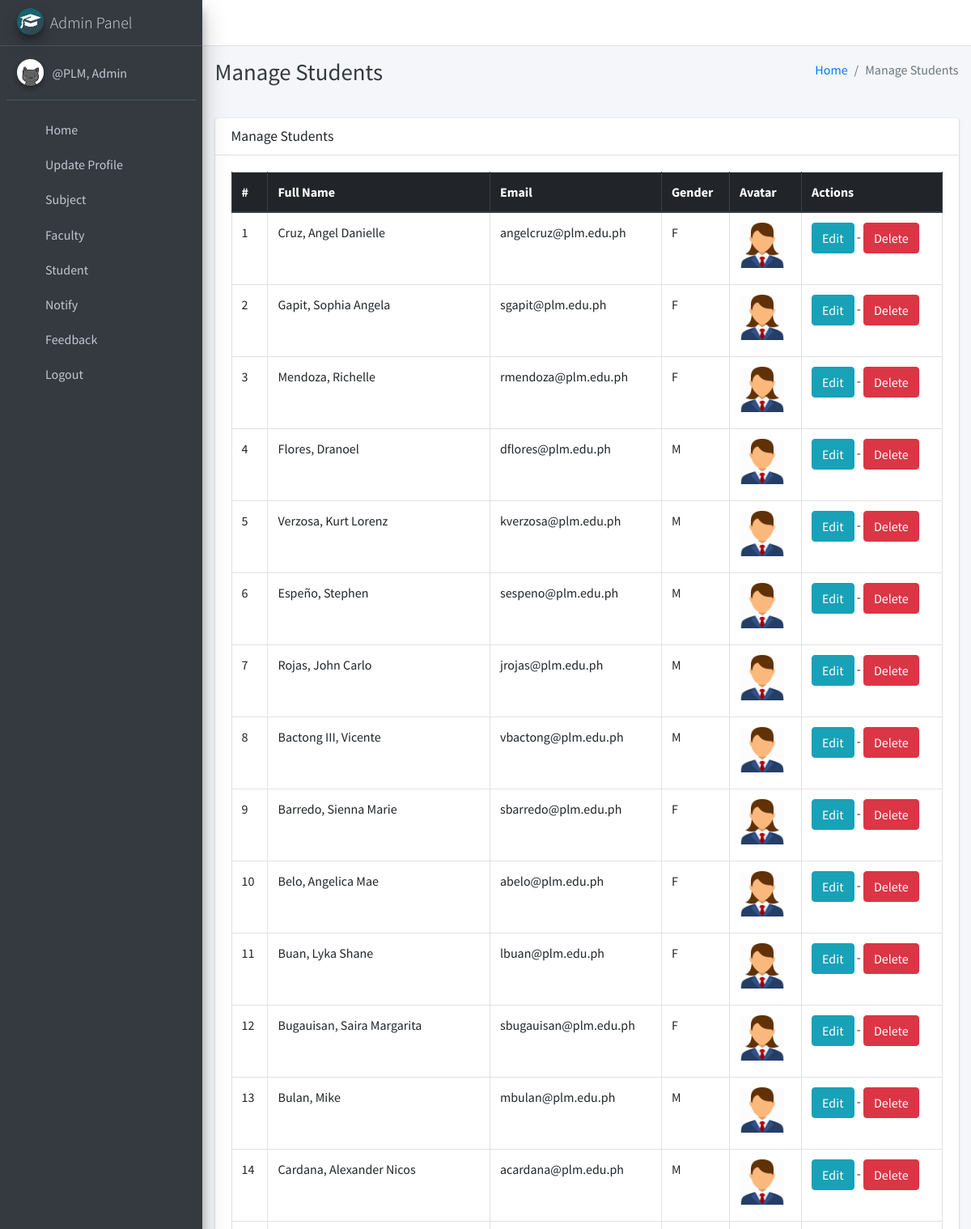
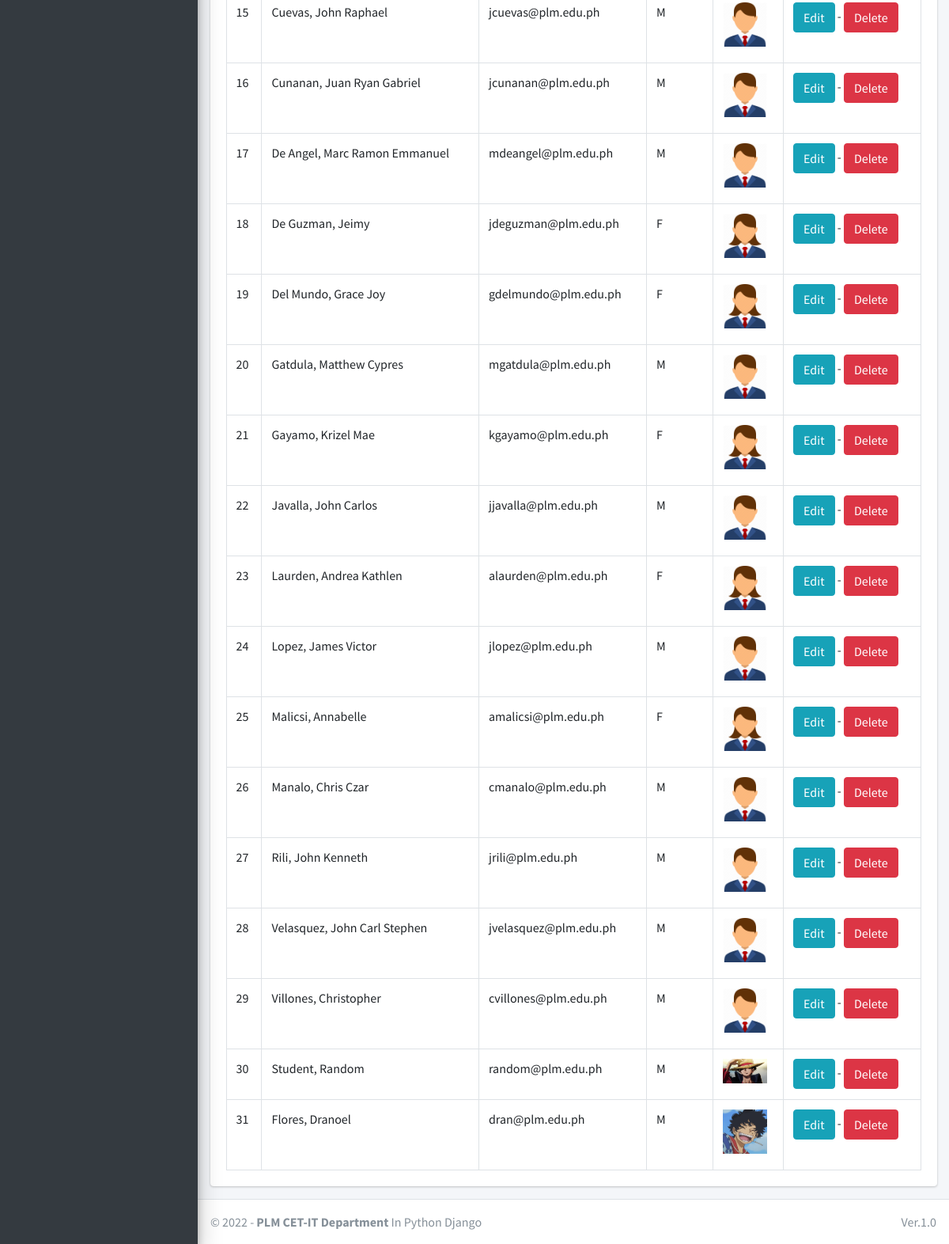
Page /student/manage/ (signed in) on the committed database (2 pictures, top to bottom).
### main_app/models.py (models this page shows)
class CustomUser(AbstractUser):
    USER_TYPE = ((1, "HOD"), (2, "Staff"), (3, "Student"))
    GENDER = [("M", "Male"), ("F", "Female")]
    username = None  # Removed username, using email instead
    email = models.EmailField(unique=True)
    user_type = models.CharField(default=1, choices=USER_TYPE, max_length=1)
    gender = models.CharField(max_length=1, choices=GENDER)
    profile_pic = models.ImageField()
    address = models.TextField()
    fcm_token = models.TextField(default="")  # For firebase notifications
    created_at = models.DateTimeField(auto_now_add=True)
    updated_at = models.DateTimeField(auto_now=True)
    USERNAME_FIELD = "email"
    REQUIRED_FIELDS = []
    objects = CustomUserManager()
    def __str__(self):
        return self.last_name + ", " + self.first_name

### main_app/hod_views.py (the view)
# urls.py: path("student/manage/", hod_views.manage_student, name='manage_student'),
def manage_student(request):
    students = CustomUser.objects.filter(user_type=3)
    context = {
        'students': students,
        'page_title': 'Manage Students'
    }
    return render(request, "hod_template/manage_student.html", context)

### main_app/templates/hod_template/manage_student.html
{% extends 'main_app/base.html' %}
{% load static %}
{% block page_title %}{{page_title}}{% endblock page_title %}
{% block content %}
<section class="content">
    <div class="container-fluid">
        <div class="row">
            <div class="col-md-12">
                <div class="card">
                    <div class="card-header">
                        <h3 class="card-title">{{page_title}}</h3>
                    </div>
                    <div class="card-body">
                        <table id="example2" class="table table-bordered table-hover">
                            <thead class="thead-dark">
                                <tr>
                                    <th>#</th>
                                    <th>Full Name</th>
                                    <th>Email</th>
                                    <th>Gender</th>
                                    <th>Avatar</th>
                                    <th>Actions</th>
                                </tr>
                            </thead>
                            <tbody>
                                {% for student in students %}
                                <tr>
                                    <td>{{ forloop.counter }}</td>
                                    <td>{{student.last_name}}, {{student.first_name}}</td>
                                    <td>{{student.email}}</td>
                                    <td>{{student.gender}}</td>
                                    <td>
                                        {% if student.profile_pic == ""  %}
                                        No Image
                                        {% else %}
                                        <img class="img img-fluid mb-2" height="56" width="56"
                                            src="{{student.profile_pic}}" alt="">
                                        {% endif %}
                                    </td>
                                    <td><a href="{% url 'edit_student' student.student.id %}" class="btn btn-info">Edit</a> -
                                        <a href="{% url 'delete_student' student.student.id %}" class="btn btn-danger" onclick="return confirm('Are you sure about this ?')">Delete</a>
                                    </td>
                                </tr>
                                {% endfor %}
                            </tbody>
                        </table>
                    </div>
                </div>
            </div>
        </div>
    </div>
</section>
{% endblock content %}

### main_app/templates/main_app/sidebar_template.html (shortened to what this page needs)
{% load static %}
<aside class="main-sidebar sidebar-dark-info elevation-4">
    {% if request.user.user_type == '1' %}
    <a href="{% url 'admin_home' %}" class="brand-link">
        <img src="{% static 'dist/img/cmsl.png' %} " alt="AdminLTE Logo"
            class="brand-image img-circle elevation-3" >
        <span class="brand-text font-weight-light">Admin Panel</span>
    </a>
    <div class="sidebar">
        <div class="user-panel mt-3 pb-3 mb-3 d-flex">
            <div class="image">
                <img src="{{ request.user.profile_pic}}" class="img-circle elevation-2" alt="User Image">
            </div>
            <div class="info">
                <a href="#" class="d-block">{{user}}</a>
            </div>
        </div>
        <nav class="mt-2">
            <ul class="nav nav-pills nav-sidebar flex-column" data-widget="treeview" role="menu" data-accordion="false">
                <li class="nav-item">
                    {% url 'admin_home' as admin_home %}
                    <a href="{{admin_home}}" class="nav-link {% if admin_home == request.path %} active {% endif %}">
                        <i class="nav-icon fas fa-home"></i>
                        <p>
                            Home
                        </p>
                    </a>
                </li>
                <li class="nav-item">
                    {% url 'admin_view_profile' as admin_view_profile %}
                    <a href="{{admin_view_profile}}"
                        class="nav-link {% if admin_view_profile == request.path %} active {% endif %}">
                        <i class="nav-icon fas fa-address-card"></i>
                        <p>
                            Update Profile
                        </p>
                    </a>
                </li>
                <li class="nav-item has-treeview">
                    <a href="#" class="nav-link">
                        <i class="nav-icon fas fa-book"></i>
                        <p>
                            Subject
                            <i class="fas fa-angle-left right"></i>
                        </p>
                    </a>
                </li>
                <li class="nav-item has-treeview">
                    <a href="#" class="nav-link">
                        <i class="nav-icon fas fa-user-plus"></i>
                        <p>
                            Faculty
                            <i class="fas fa-angle-left right"></i>
                        </p>
                    </a>
                </li>
                <li class="nav-item has-treeview">
                    <a href="#" class="nav-link">
                        <i class="nav-icon fas fa-user-plus"></i>
                        <p>
                            Student
                            <i class="fas fa-angle-left right"></i>
                        </p>
                    </a>
                        </li>
                 <li class="nav-item has-treeview">
                    <a href="#" class="nav-link">
                        <i class="nav-icon fas fa-bullhorn"></i>
                        <p>
                            Notify
                            <i class="fas fa-angle-left right"></i>
                        </p>
                    </a>
                </li>
                <li class="nav-item has-treeview">
                    <a href="#" class="nav-link">
                        <i class="nav-icon fas fa-comment-alt"></i>
                        <p>
                            Feedback
                            <i class="fas fa-angle-left right"></i>
                        </p>
                    </a>
                </li>
                                        {% endif %}
                                        <li class="nav-item">
                                            <a href="{% url 'user_logout' %}"
                                                onclick="return confirm('Your session would be terminated.\n\nProceed?')"
                                                class="nav-link">
                                                <i class="nav-icon fas fa-power-off"></i>
                                                <p>
                                                    Logout
                                                </p>
                                            </a>
                                        </li>
                                    </ul>
                                </nav>
                            </div>-->
    </div>

### rows in the picture
CustomUser: user.profile_pic (picture), last_name+first_name "@PLM, Admin"
CustomUser: last_name "Cruz", first_name "Angel Danielle", email "angelcruz@plm.edu.ph", gender "F"
CustomUser: last_name "Gapit", first_name "Sophia Angela", email "sgapit@plm.edu.ph", gender "F"
CustomUser: last_name "Mendoza", first_name "Richelle", email "rmendoza@plm.edu.ph", gender "F"
CustomUser: last_name "Flores", first_name "Dranoel", email "dflores@plm.edu.ph", gender "M"
CustomUser: last_name "Verzosa", first_name "Kurt Lorenz", email "kverzosa@plm.edu.ph", gender "M"
CustomUser: last_name "Espeño", first_name "Stephen", email "sespeno@plm.edu.ph", gender "M"
CustomUser: last_name "Rojas", first_name "John Carlo", email "jrojas@plm.edu.ph", gender "M"
CustomUser: last_name "Bactong III", first_name "Vicente", email "vbactong@plm.edu.ph", gender "M"
CustomUser: last_name "Barredo", first_name "Sienna Marie", email "sbarredo@plm.edu.ph", gender "F"
CustomUser: last_name "Belo", first_name "Angelica Mae", email "abelo@plm.edu.ph", gender "F"
CustomUser: last_name "Buan", first_name "Lyka Shane", email "lbuan@plm.edu.ph", gender "F"
CustomUser: last_name "Bugauisan", first_name "Saira Margarita", email "sbugauisan@plm.edu.ph", gender "F"
CustomUser: last_name "Bulan", first_name "Mike", email "mbulan@plm.edu.ph", gender "M"
CustomUser: last_name "Cardana", first_name "Alexander Nicos", email "acardana@plm.edu.ph", gender "M"
CustomUser: last_name "Cuevas", first_name "John Raphael", email "jcuevas@plm.edu.ph", gender "M"
CustomUser: last_name "Cunanan", first_name "Juan Ryan Gabriel", email "jcunanan@plm.edu.ph", gender "M"
CustomUser: last_name "De Angel", first_name "Marc Ramon Emmanuel", email "mdeangel@plm.edu.ph", gender "M"
CustomUser: last_name "De Guzman", first_name "Jeimy", email "jdeguzman@plm.edu.ph", gender "F"
CustomUser: last_name "Del Mundo", first_name "Grace Joy", email "gdelmundo@plm.edu.ph", gender "F"
CustomUser: last_name "Gatdula", first_name "Matthew Cypres", email "mgatdula@plm.edu.ph", gender "M"
CustomUser: last_name "Gayamo", first_name "Krizel Mae", email "kgayamo@plm.edu.ph", gender "F"
CustomUser: last_name "Javalla", first_name "John Carlos", email "jjavalla@plm.edu.ph", gender "M"
CustomUser: last_name "Laurden", first_name "Andrea Kathlen", email "alaurden@plm.edu.ph", gender "F"
CustomUser: last_name "Lopez", first_name "James Victor", email "jlopez@plm.edu.ph", gender "M"
CustomUser: last_name "Malicsi", first_name "Annabelle", email "amalicsi@plm.edu.ph", gender "F"
CustomUser: last_name "Manalo", first_name "Chris Czar", email "cmanalo@plm.edu.ph", gender "M"
CustomUser: last_name "Rili", first_name "John Kenneth", email "jrili@plm.edu.ph", gender "M"
CustomUser: last_name "Velasquez", first_name "John Carl Stephen", email "jvelasquez@plm.edu.ph", gender "M"
CustomUser: last_name "Villones", first_name "Christopher", email "cvillones@plm.edu.ph", gender "M"
CustomUser: last_name "Student", first_name "Random", email "random@plm.edu.ph", gender "M", profile_pic (picture)
CustomUser: last_name "Flores", first_name "Dranoel", email "dran@plm.edu.ph", gender "M", profile_pic (picture)

### other values in the picture
{{ page_title }} "Manage Students"
